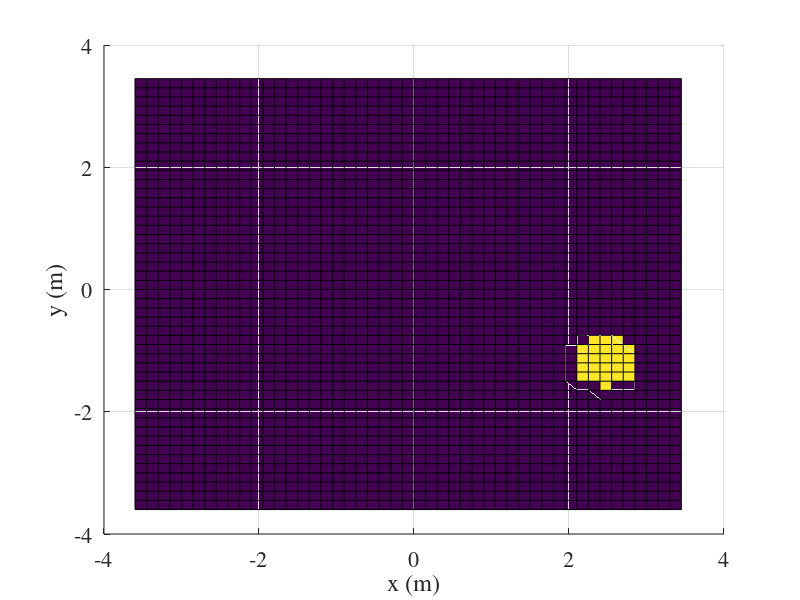

MATLAB code for this plot: (Note: this script raises an error after producing the figure.)
clc
clear all
close all

dx=0.15; dy=0.15;
nsize1x=48;
nsize1y=48;

Xlength=dx*nsize1x;
Ylength=dy*nsize1y;

Xcenters=(0:dx:(Xlength-dx))-Xlength/2;
Ycenters=(0:dx:(Ylength-dy))-Ylength/2;

[Xmesh Ymesh]=meshgrid(Xcenters,Ycenters);
XminShift=min(abs([Xcenters(1),Xcenters(end)]));
YminShift=min(abs([Ycenters(1),Ycenters(end)]));

%------------------------------------------------
% create the grid;
% -----------------------------------------------

% 


ncell=length(Xcenters)*length(Ycenters);

Nsamples=70000;
Ncylinders=3;
iNcylinders=randi(Ncylinders,1,Nsamples);
eps_r_all=ones(nsize1x,nsize1y,Nsamples);


CRx=2*XminShift*(rand(Nsamples,Ncylinders)-0.5);
CRy=2*YminShift*(rand(Nsamples,Ncylinders)-0.5);
Levels=0.6*rand(Nsamples,Ncylinders)+1.2; % min 1.2 and max 1.8
Rin=0.5*min(XminShift,YminShift)*(rand(Nsamples,Ncylinders))+0.16;

for isample=1:Nsamples
    eps_r_init=ones(nsize1x,nsize1y);
    for icylinder=1:iNcylinders(isample)
        R_cell=sqrt((CRx(isample,icylinder)-Xmesh).^2+(CRy(isample,icylinder)-Ymesh).^2);
        eps_r_init(R_cell<=Rin(isample,icylinder))=Levels(isample,icylinder);
    end
    eps_r_all(:,:,isample)=eps_r_init;
end
        

eps_rM=reshape(eps_r_all,ncell,Nsamples);

sigma_r(1:ncell)=0.0E0;
mesh_type(1:ncell)='D';


%%
 figure;
aa=surf(Xmesh,Ymesh,eps_r_all(:,:,5000))
view(0,90);
set(gca,'Fontsize',[16]);
set(gca,'Fontname','Times');
xlabel('x (m)');
ylabel('y (m)');
set(gca,'Fontname','Times');
zlabel('\epsilon_r(x,y)')

hold


%%%%%%%%%%%%%%%%%%%%%%%%%%%%%%%%%%%%%%%%%%%%
point_centers=[Xmesh(:) Ymesh(:)];
nTx=16;
nRx=28;
maxM=max(point_centers(:,1));
RadiusTx=5*dx+sqrt(2)*maxM;
RadiusRx=4*dx+sqrt(2)*maxM;
field_loc=RadiusRx*[cos(2*pi*[0:nRx-1]/nRx); sin(2*pi*[0:nRx-1]/nRx)]';
source_loc=RadiusTx*[cos(2*pi*[0:nTx-1]/nTx); sin(2*pi*[0:nTx-1]/nTx)]';

sigma(:)=sigma_r(:);
radius=sqrt(dx*dy/pi);

frequency=110e6;
BICG_tolarance=1e-10;

save ProblemConfiguration BICG_tolarance dx dy eps_rM field_loc frequency point_centers ...
    radius sigma source_loc 